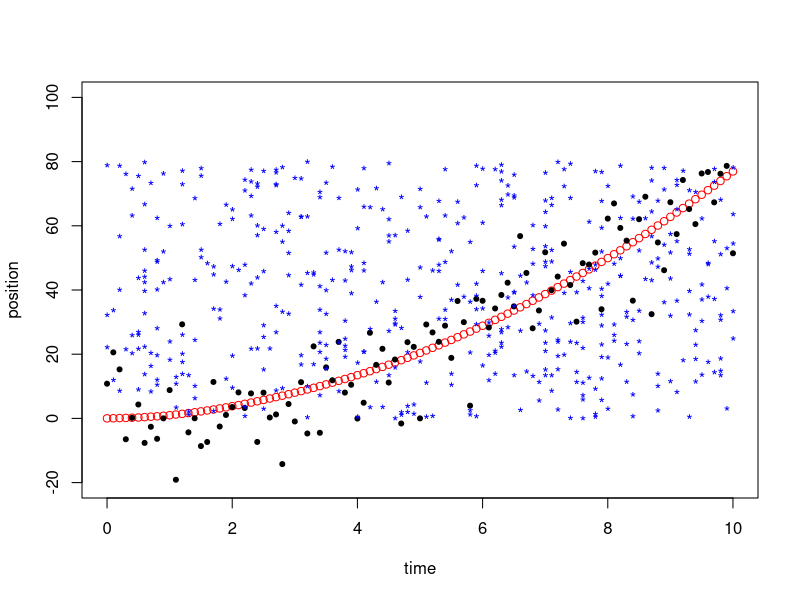
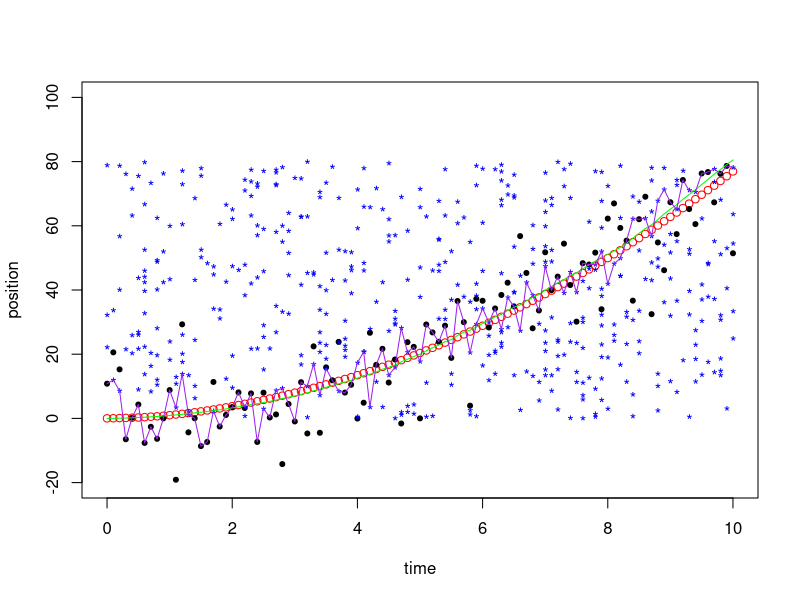

Recreate these plots in R, in order.
# Ninja tracking quail
# with Data Association
# (http://studentdavestutorials.weebly.com/kalman-filter-with-matlab-code.html)

library(MASS)

# Define the meta-variables
duration <- 10  # how long the quail flies for
dt <- 0.1  # how often the ninja gets samples

# Define the update equations (cofficient matrices)
A <- matrix(c(1, 0, dt, 1), nrow = 2)  # state transition matrix
B <- matrix(c(dt^2/2, dt), nrow = 2)  # input control matrix
C <- matrix(c(1, 0), nrow = 1)  # measurement matrix

# Define the number of spurious observations and their spread
lambda <- 5
pos.min <- 0
pos.max <- 80

# Define the main variables
times <- seq(0, duration, dt)
u <- 1.5  # acceleration magnitude
Q <- matrix(c(0,0), nrow = 2)  # initialised state (position, velocity)
Q.est <- Q  # estimate of the state
quail.accel.noise.mag <- 1.05  # process noise (std. dev. of acceleration)
ninja.vision.noise.mag <- 10  # measurement noise (std. dev. of location)
Ez <- ninja.vision.noise.mag^2  # convert measurement noise to covariance matrix
Ex <- quail.accel.noise.mag^2 * matrix(c(dt^4/4, dt^3/2, dt^3/2, dt^2), nrow = 2)
P <- Ex

# Initialise result variables
Q.loc <- c()  # actual quail flight path
vel <- c()  # actual quail velocity
Q.loc.meas <- vector("list", length(times))  # quail path that the ninja sees

# Simulate what the ninja sees over time
for (ti in 1:length(times)) {
 
  # Generate the quail flight
  quail.accel.noise <- quail.accel.noise.mag * 
    matrix(c(dt^2/2 * rnorm(1,0,1), dt * rnorm(1,0,1)))
  Q <- A %*% Q + B %*% u + quail.accel.noise
  
  # Generate an observation due to the quail's position
  ninja.vision.noise <- ninja.vision.noise.mag * rnorm(1,0,1)
  y <- C %*% Q + ninja.vision.noise
  
  # Generate spurious observations
  n <- rpois(1, lambda)
  pts <- runif(n, pos.min, pos.max)
  pts <- c(y, pts)
  
  # Store the actual location and velocity of the quail
  Q.loc <- c(Q.loc, Q[1])
  vel <- c(vel, Q[2])
  
  # Store the observations (positions)
  Q.loc.meas[[ti]] <- pts
}

# Plot the path of the quail
plot(times, Q.loc, col = "red", xlab = "time", ylab = "position",
     ylim = c(-20, 100))
for (ti in 1:length(times)) {
  # Plot the observation due to the quail
  points(times[ti], Q.loc.meas[[ti]][1], col = "black", pch = 20)
  
  # Plot the spurious observations (if there are any)
  spurious.pts <- Q.loc.meas[[ti]][-1]
  t <- rep(times[ti], length(spurious.pts))
  points(t, spurious.pts, col = "blue", pch = '*')
}

# Data association functions
gate <- function(predicted, observations, max.dist) {
  # Gating function.
  diff <- abs(observations - predicted)
  indices <- which(diff < max.dist)
  matches <- observations[indices]
  
  # Ensure that at least one observation is returned
  if (length(matches) == 0) {
    observations[which.min(diff)]
  } else {
    matches
  }
}

gnn <- function(predicted, observations) {
  # Global Nearest Neighbour (GNN).
  diff <- abs(observations - predicted)
  index <- which.min(diff)
  observations[index]
} 

# Perform Kalman filtering
Q.loc.est <- c()  # quail position estimate
vel.est <- c()  # quail velocity estimate
Q <- matrix(c(0,0), nrow = 2)
P.est <- P
P.mag.est <- c()
predicted.state <- c()
predicted.variance <- c()

da.method <- "gnn"
max.gate.dist <- 50
zt.gnn <- c()

for (ti in 1:length(times)) {
  
  # Predict the next state of the quail using the last state and the predicted motion
  Q.est <- A %*% Q.est + B %*% u
  predicted.state <- c(predicted.state, Q.est[1])
  
  # Predict the next covariance
  P <- A %*% P %*% t(A) + Ex
  predicted.variance <- c(predicted.variance, P)
  
  # Kalman gain
  K <- (P %*% t(C)) %*% ginv(C %*% P %*% t(C) + Ez)
  
  # Perform data association
  if (da.method == "gnn") {
    gated.obs <- gate(Q.est[1], Q.loc.meas[[ti]], max.gate.dist)
    zt <- gnn(Q.est[1], gated.obs)
    zt.gnn <- c(zt.gnn, zt)
  }
  
  # Update the state estimate
  Q.est <- Q.est + K %*% (zt - C %*% Q.est)
  
  # Update the covariance estimate
  P = (diag(2) - K %*% C) %*% P
  
  # Store for plotting
  Q.loc.est <- c(Q.loc.est, Q.est[1])
  vel.est <- c(vel.est, Q.est[2])
  P.mag.est <- c(P.mag.est, P[1])
}

# Plot the path of the quail
plot(times, Q.loc, col = "red", xlab = "time", ylab = "position",
     ylim = c(-20, 100))
for (ti in 1:length(times)) {
  # Plot the observation due to the quail
  points(times[ti], Q.loc.meas[[ti]][1], col = "black", pch = 20)
  
  # Plot the spurious observations (if there are any)
  spurious.pts <- Q.loc.meas[[ti]][-1]
  t <- rep(times[ti], length(spurious.pts))
  points(t, spurious.pts, col = "blue", pch = '*')
}
lines(times, Q.loc.est, type = 'l', col = "green")

# Add data association-specific plots
if (da.method == "gnn") {
  lines(times, zt.gnn, col = "purple")
}
